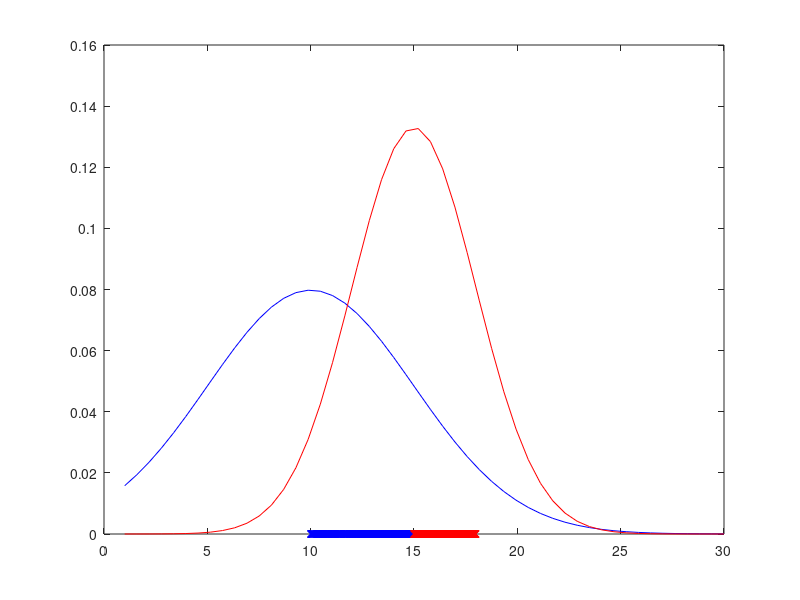
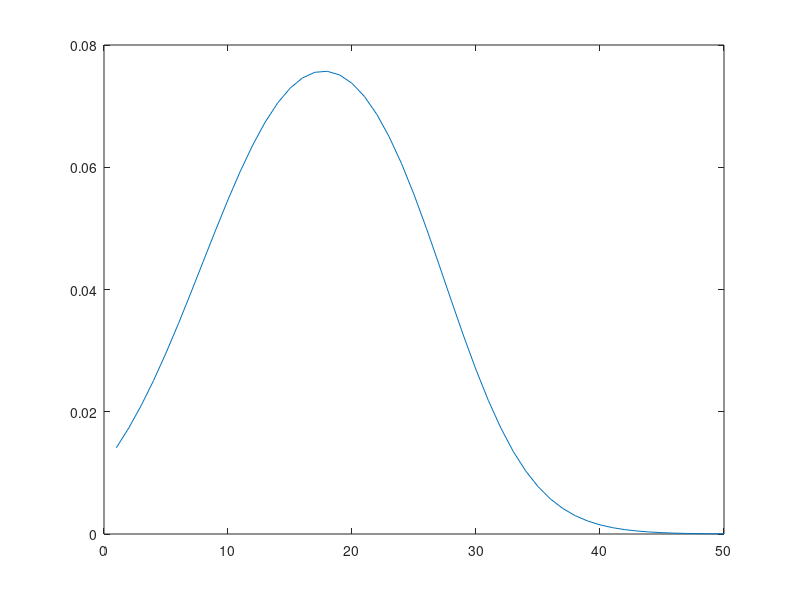

Source code (MATLAB) for these figures, in order:
clc;
clear all;



t=linspace(1,30,50);
%y=linspace(-1,1,500);
omu1=10;
omu2=15;
osigma1=5;
osigma2=3;

x=omu1+(osigma1*rand(1,500));
y=omu2+(osigma2*rand(1,500));

xp=normpdf(t,omu1,osigma1);
yp=normpdf(t,omu2,osigma2);

% Gaussian Mixture Generate
N=length(t);
p=0.2;
mu1=0.1;
mu2=0.1;
sigma1=0.5;
sigma2=0.5;
sum_gmm=0;
sum_resp=0;
sum_resp=0;
class=2;
p_k=[];

k=0;
while(k<100)

    
    sum_gmm=0;
    sum_resp=0;
    
for i=1:N
    

       q1=xp(i);%nz_gausse_sample(xp(i),mu1,sigma1);
       q2=yp(i);%nz_gausse_sample(yp(i),mu2,sigma2);
       
   
       %loglikelihood estimation
        gmm(i)=p*q1+(1-p)*q2;
        log_gmm(i)=log(gmm(i));
        sum_gmm=sum_gmm+gmm(i);
      
       %responsibility estimation
        resp(i)=p*q1/gmm(i);
        sum_resp=sum_resp+resp(i);
        
end

        %parameter estimation
         mu1=sum(p*xp)./sum_resp;
         mu2=sum((1-p).*yp)./sum_resp;
          

        diff1=bsxfun(@minus,xp,mu1);
        cov1=diff1*diff1';
        
        diff2=bsxfun(@minus,yp,mu2);
        cov2=diff2*diff2';
        
        sigma1=sqrt(sum(p*cov1)./sum_resp);
        
        sigma2=sqrt(sum((1-p)*cov2)./sum_resp);
    
        p=sum(resp)/N;
        p_k=[p_k;p];
   
   k=k+1;

end

figure, plot(t,xp,'b');
hold on;
plot(t,yp,'r');
plot(x, zeros(size(x)), 'bx', 'markersize', 5);
plot(y, zeros(size(y)), 'rx', 'markersize', 5);hold off;
set(gcf,'color','white');

mixture=p*x+(1-p)*y;
figure, plot(gmm);
% figure, plot(p_k);
